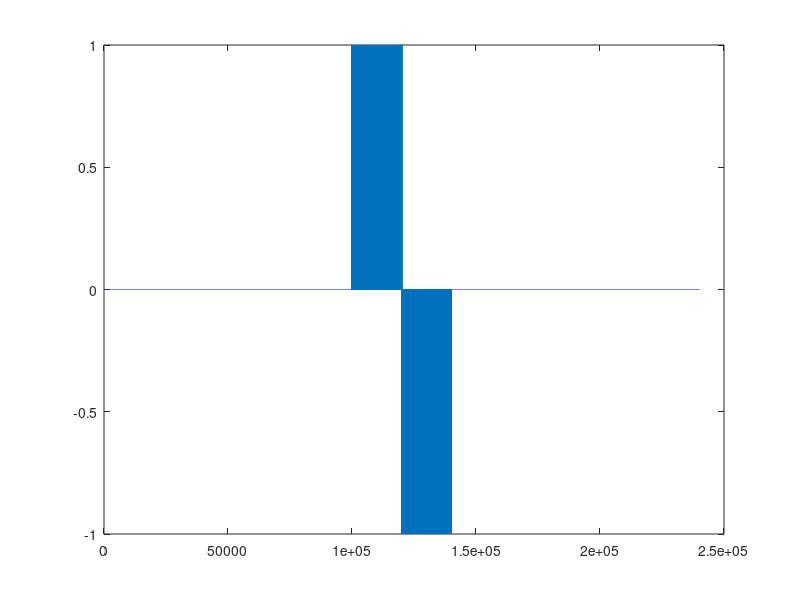

The MATLAB source for this figure:
f1 = fopen('transmit_data.dat', 'w');
x = ones(1e4, 1);
y = -ones(1e4, 1);
temp = [x; y];
% temp = [zeros(1e5, 1); x; y; zeros(1e5, 1)];
res = zeros(length(temp)*2, 1);
res(1:2:end) = temp;
res = [zeros(1e5, 1); res; zeros(1e5,1)];
plot(res);
fwrite(f1, res, 'float32');
fclose(f1);

% f1 = fopen('foo.dat', 'w');

% temp = 0.5*ones(1e4, 1);
% x = zeros(length(temp)*2, 1);
% x(1:2:end) = temp;
% x = ones(1e5,1);
% x = [x; 0.5*ones(1e5, 1); zeros(1e5, 1)];
% x = [x; x];
% plot(x);
% fwrite(f1, x, 'float32');

% fclose(f1);

% RGB = imread('baboon.bmp');
% I = rgb2gray(RGB);
% temp = I((100:299), (100:299));
% imshow(temp)
% x = [];
% for i=1:200
%     x = [x; temp(:,i)];
% end

% f1 = fopen('foo.dat', 'w');
% fwrite(f1, x, 'float32');
% fclose(f1);